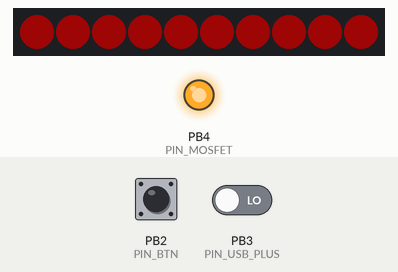
Simulated run of this program. Board: ATtiny85, built with avr-gcc and run on an emulated ATtiny85. On the bench: 10 RGB LEDs in strip order, left to right, output pins drawn as LEDs (lit = HIGH). Inputs (shaded band) come from the test bench; at power-on: PB3 (PIN_USB_PLUS) LOW, PB2 (PIN_BTN) LOW. Dim RGB values are drawn brighter than linear; pins used as bus, display or sensor lines are not drawn.

Above: at 1.2 s.
1.3 s: PB3 (PIN_USB_PLUS) driven HIGH
At 1.76 s:
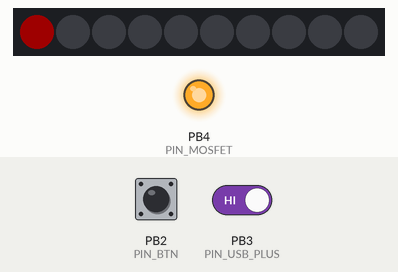
3.9 s: PB2 (PIN_BTN) pulled HIGH for 0.15 s
At 4.9 s:
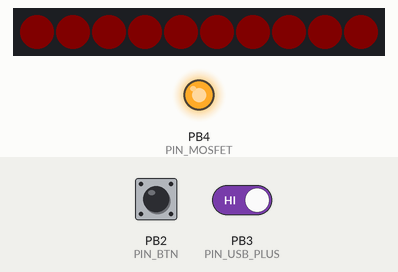
6.0 s: PB2 (PIN_BTN) pulsed HIGH 5 times (0.12 s each, 0.3 s apart)
At 7.62 s:
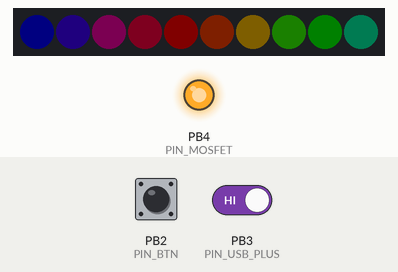
9.0 s: PB2 (PIN_BTN) pulsed HIGH 5 times (0.12 s each, 0.3 s apart)
At 9.45 s:
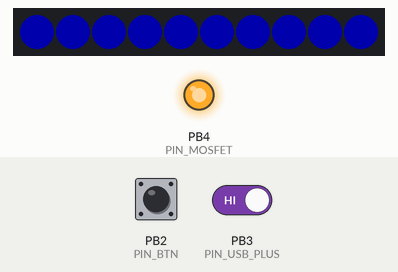
Timing chart, 0 to 12.0 s (numbered marks = the images above; inputs shaded):
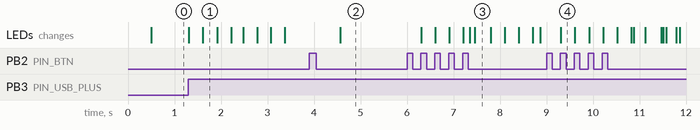

The program:

main.cpp
```cpp
#include <Arduino.h>
#include <avr/interrupt.h>
#include <avr/sleep.h>
#include "FastLED.h"
#include <LedUtils.h>
#include <EasyButton.h>
#include <PowerUtils.h>

#define PIN_BTN 2
#define PIN_LEDS 1
#define PIN_MOSFET 4
#define PIN_USB_PLUS 3

EasyButton btn(PIN_BTN, 150, false, true);

#define NUM_LEDS 10
CRGB leds[NUM_LEDS];

// State management
int8_t currentState = 0;
/// Lower brightness, but longer timeout
bool extendedMode = true;  // This is because main use-case will probably at night
/// From 0 to 10
uint8_t batteryLevel = 5;
bool isCharging = false;

unsigned long lastInteraction = 0;

void interaction() { lastInteraction = millis(); }

/// Updates battery level
/// Returns true if was plugged in to charger (one time)
void updateBattery() { batteryLevel = map(getVcc(), 3000, 4200, 0, NUM_LEDS - 1); }

void playChargingAnimationBlocking() {
    for (uint8_t i = 0; i < 255; i++) {
        ledutils::chargingStartAnimation(leds, i);
        FastLED.show();
        delay(7);
    }
}

void wake() {
    detachInterrupt(0);
    sleep_disable();
    interaction();
}

void _preSleep() {
    disableAdc();
    digitalWrite(LED_BUILTIN, LOW);
    pinMode(PIN_LEDS, INPUT_PULLUP);
    digitalWrite(PIN_MOSFET, LOW);
}

/// Go to deep sleep with interrupt wakeup
void sleepNow() {
    _preSleep();

    attachInterrupt(0, wake, LOW);
    noInterrupts();  // This should (?) make it more reliable ??
    set_sleep_mode(SLEEP_MODE_PWR_DOWN);
    sleep_enable();
    interrupts();
    sleep_cpu();
    sleep_disable();
    detachInterrupt(0);

    interaction();
}

void onPress() {
    // If last press was >15 seconds ago - user probably wants to turn off instead of switching modes again
    if (millis() - lastInteraction > 15 * 1000) {
        currentState = LedState::Black;
    } else {
        currentState++;
        if (currentState >= LedState::AVAILABLE_MODES) currentState = 0;
    }
    interaction();
}

void onLongPress() {
    interaction();
    extendedMode = !extendedMode;
}


void setup() {
    detachInterrupt(0);
    pinMode(LED_BUILTIN, OUTPUT);
    pinMode(PIN_LEDS, OUTPUT);
    pinMode(PIN_MOSFET, OUTPUT);
    pinMode(PIN_USB_PLUS, INPUT);
    btn.begin();
    disableAdc();

    digitalWrite(LED_BUILTIN, HIGH);            // sets the LED on
    digitalWrite(PIN_MOSFET, HIGH);            // gives LEDs power

    FastLED.addLeds<WS2812B, PIN_LEDS, GRB>(leds, NUM_LEDS);

    btn.onPressed(onPress);
    btn.onPressedFor(500, onLongPress);
    interaction();
}

void loop() {
    // This is *the big switch* that takes care of setting proper led colors according to "global state variables"
    // (currentState, extendedMode, batteryLevel, isCharging) etc.
    uint8_t brightness = 50;
    switch (currentState) {
        case LedState::TransFlag:
            ledutils::transFlag(leds);
            break;
        case LedState::Green:
            fill_solid(leds, NUM_LEDS, CRGB::Green);
            break;
        case LedState::Blue:
            fill_solid(leds, NUM_LEDS, CRGB::Blue);
            break;
        case LedState::Rainbow:
            // millis() / X <- X dictates speed - lower is faster
            ledutils::rainbow(leds, NUM_LEDS, (millis() / 18) % 255);
            break;
        case LedState::Pink:
            fill_solid(leds, NUM_LEDS, ledutils::Pink);
            brightness = 30;
            break;
        case LedState::Torch:
            fill_solid(leds, NUM_LEDS, CRGB::White);
            brightness = 255;
            break;
        case LedState::RedBlink:
            // same case as for rainbow
            ledutils::redBlink(leds, (millis() / 4) % 255);
            brightness = 255;
            break;
        case LedState::Battery:
            ledutils::batteryIndicator(leds, batteryLevel);
            break;
        case LedState::Black:
        default:
            fill_solid(leds, NUM_LEDS, CRGB::Black);
            break;
    }
    FastLED.setBrightness(extendedMode ? brightness / 10 : brightness);
    FastLED.show();

    btn.read();

    // If pressed *very* long, go to "special" modes
    // Note: manual because multiple onPressedFor don't work :/
    if (btn.pressedFor(1500)) currentState = LedState::Battery;

    // Note: exporting this to separate function takes 12 bytes (I know :O) so imma leave it here
    // This is (I think) 100% reliable of detecting charging, instead of previous "check voltage jumps" method
    // It is possible thanks to re-soldering R3 pull-up resistor directly to 5V form usb instead of global VCC
    bool _newCharging = digitalRead(PIN_USB_PLUS);
    // Is charging but wasn't last time => started charging
    if (_newCharging && !isCharging) {
        currentState = LedState::Battery;
        playChargingAnimationBlocking();
    }
    isCharging = _newCharging;

    // Comment: DAMN those "EVERY_N_" macros use a lot of flash :eyes:
    // - but, my own implementation used pretty much the same

    // If state==battery, update lvl every loop (sometimes gives nice "flickering" effect) - else, only every 10s
    if (currentState == LedState::Battery) {
        enableAdc();
        updateBattery();
    } else {
        EVERY_N_SECONDS(10) {
            enableAdc();
            // There was an idea to also play animation + set currentState=Battery
            // But turned out that power jumps while switching from "Torch" to anything else can also trigger this :/
            updateBattery();
            disableAdc();
        }
    }
    // If battery is low, show it to the user every 3 minutes
    EVERY_N_MINUTES(3) {
        if (batteryLevel <= 2) currentState = LedState::Battery;
    }

    // THIS IS *THE* THING that takes care of going to sleep - it's very important!
    if (millis() - lastInteraction >
        LedState::getTimeoutSeconds(static_cast<LedState::LedMode>(currentState), extendedMode) * 1000) {
        if(currentState == LedState::Black) {
            sleepNow();
        } else {
            currentState = LedState::Black;
            interaction();
        }
    }
}
```

Measured:
- after the input at 1.3 s, the LEDs: first change at once (image 1 shows a later state)
- after the input at 3.9 s, the LEDs: change after 0.66 s (image 2)
- after the input at 6.0 s, the LEDs: first change after 0.31 s (image 3 shows a later state)
- after the input at 9.0 s, the LEDs: change after 0.31 s (image 4)
